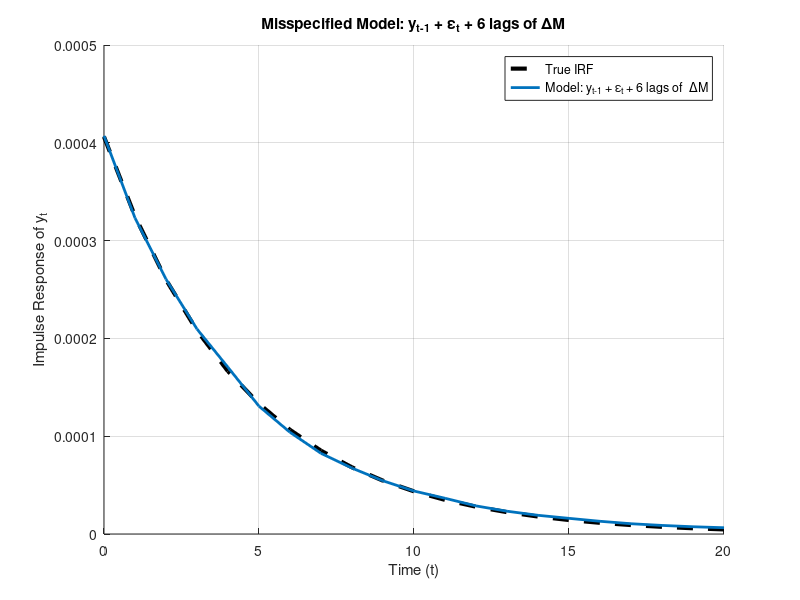

Here is the MATLAB script that generated this plot:
clear all

% Parameters from previous solutions
a = 0; %0.701502; % 1.43991; 
b = 0.49232; %0.262662; % -1.70648; 
c = 0.6154; %0.885;
d = 0.115;  % Not used here since eta_t = 0
rho = 0.8;
T = 600; % I will burn the first 100
N_sim = 500;

rng(456,'twister');
%rng(123456,'twister');

% Standard deviations (set so that Var(ΔM) = Var(η))
sigma_eta = 0.007;
sigma_eps = 0.00066;

% Storage for impulse responses with ε_t and 6 lags of ΔM
horizon = 21;
IRF_dM6 = zeros(horizon, N_sim);

for s = 1:N_sim
    % Generate shocks
    eta = sigma_eta * randn(T+6, 1);  % +6 for lag space
    % eta = zeros(T+6,1);
    eps = sigma_eps * randn(T+6, 1);

    % Simulate ΔM, y
    deltaM = zeros(T+6,1);
    y = zeros(T+6,1);
    for t = 2:T+6
        deltaM(t) = rho * deltaM(t-1) + eps(t);
        y(t) = a * y(t-1) + b * deltaM(t-1) + c * eps(t) + d * eta(t);
    end

    % Build regression dataset
    Y = y(107:end);
    Y_lag = y(106:end-1);
    E = eps(107:end);  % contemporaneous ε_t

    % ΔM_{t-1} to ΔM_{t-6}
    deltaM_lags = zeros(T-100, 6);
    for j = 1:6
        deltaM_lags(:, j) = deltaM(107-j:end-j);  % deltaM(t-j)
    end


    % Stack regressor matrix
    X = [ones(T-100,1), Y_lag, deltaM_lags, E];
    b_est = pinv(X)*Y;

    % Compute impulse response
    y_irf = zeros(horizon, 1);
    eps_irf = zeros(horizon, 1); eps_irf(1) = 0.00066;
    deltaM_irf = zeros(horizon,1); deltaM_irf(1) = eps_irf(1); % initial shock just contemporary
    y_irf(1) = b_est(1) + b_est(end)*eps_irf(1); % initial response: alpha + gamma*shock

    for t = 2:horizon % get deltaM series given an initial contempraneous shock of 1 sd
        deltaM_irf(t) = rho * deltaM_irf(t-1) + eps_irf(t);
    end

    for t = 2:horizon
        y_irf(t) = b_est(1) + b_est(2) * y_irf(t-1) + b_est(end) * eps_irf(t);  % lag of y and contemp monetary shock
        for j = 1:min(6, t-1)
            y_irf(t) = y_irf(t) + b_est(2+j) * deltaM_irf(t-j);
        end
    end
    IRF_dM6(:, s) = y_irf;
end

% Median IRF
median_dM6 = median(IRF_dM6, 2);

% --- Compute true impulse response ---
true_irf = zeros(horizon,1);
deltaM = zeros(horizon,1);
eps_irf = zeros(horizon,1); eps_irf(1) = 0.00066;

for t = 1:horizon
    if t == 1
        deltaM(t) = eps_irf(t);
        true_irf(t) = c * eps_irf(t);
    else
        deltaM(t) = rho * deltaM(t-1) + eps_irf(t);
        true_irf(t) = a * true_irf(t-1) + b * deltaM(t-1) + c * eps_irf(t);
    end
end

% Plot comparison
figure; hold on;
plot(0:horizon-1, true_irf, 'k--', 'LineWidth', 3);
plot(0:horizon-1, median_dM6, '-', 'LineWidth', 2);
legend('True IRF', 'Model: y_{t-1} + ε_t + 6 lags of  ΔM', 'Location', 'NorthEast');
xlabel('Time (t)');
ylabel('Impulse Response of y_t');
title('Misspecified Model: y_{t-1} + ε_t + 6 lags of ΔM');
grid on;

% Save figure
saveas(gcf, 'out/4_IRF_monetary_y.png');
